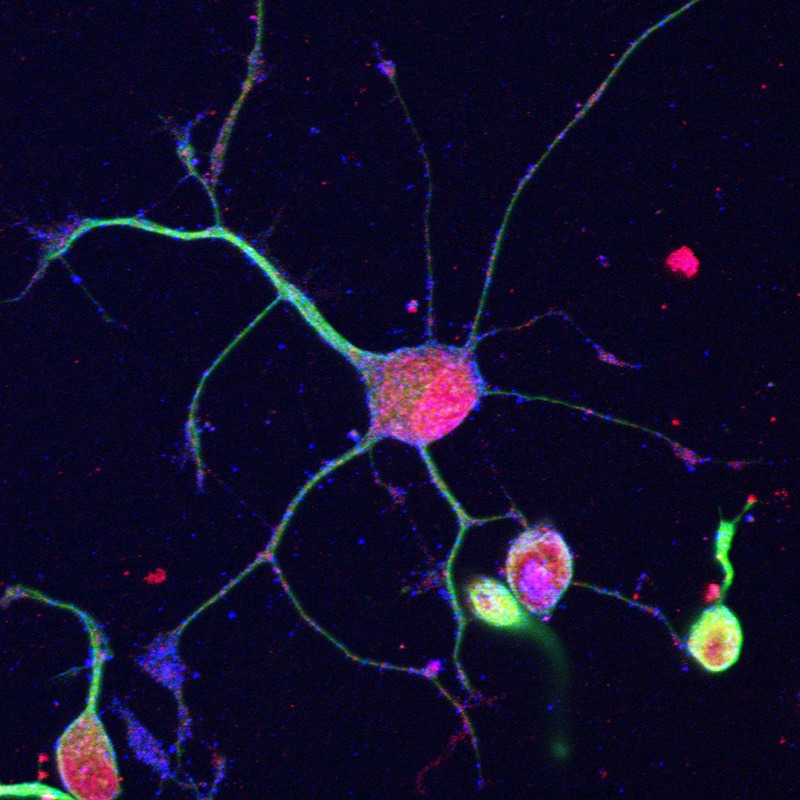
#> input picture Neuron.jpg, 800 x 800 px, found by its file name
$ jupyter execute morphological_operation.ipynb   (shell and % lines are left out)
#> lines starting #> are read from the running program, lines starting #| are printed output that depends on the picture; after the words box and inside, x2 and y2 are one past the last pixel; in counts of white or black regions, pixels touching at a corner belong together
<a href="https://colab.research.google.com/github/fatemeh-ict/image_processing/blob/main/morphological_operation.ipynb" target="_parent"></a>

[cell 1]
import numpy as np
import cv2
import matplotlib.pyplot as plt

[cell 2]
from google.colab.patches import cv2_imshow
import cv2
img = cv2.imread('/content/Neuron.jpg')
#> img is the input picture: shape (800, 800, 3); mean B, G, R 41.2, 13.6, 17.2
imgray=cv2.cvtColor(img,cv2.COLOR_BGR2GRAY)
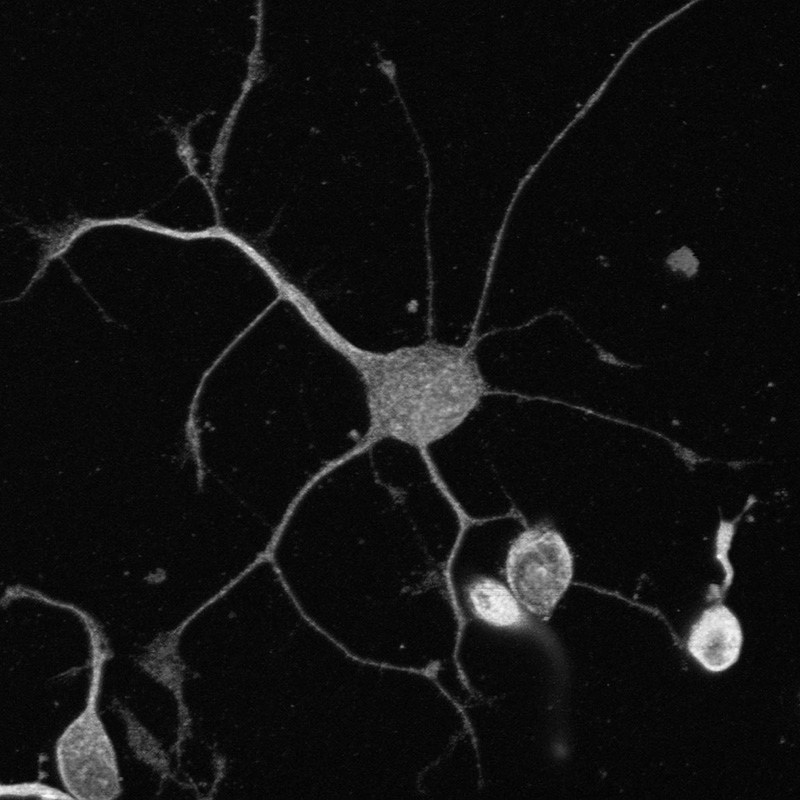
#> imgray: shape (800, 800); min 1, max 253, mean 17.8

_,mask=cv2.threshold(imgray,25,255,cv2.THRESH_BINARY)
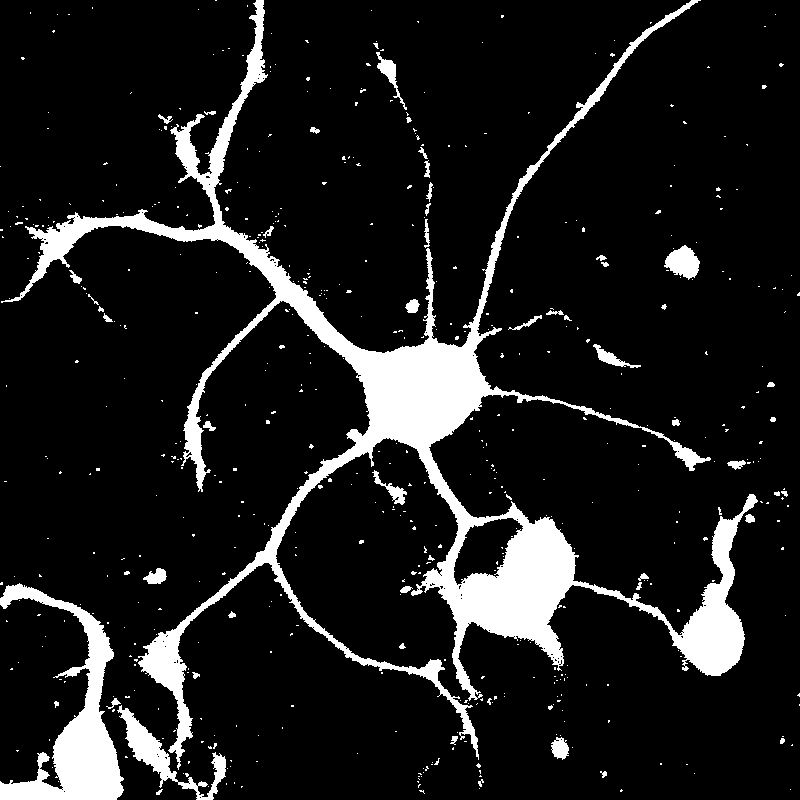
#> mask: shape (800, 800); 11.3% white; 568 white regions (516 under 20 px), largest, box (x1, y1, x2, y2) and area: (1, 0, 758, 770) 54898, (0, 583, 124, 800) 8942, (117, 705, 226, 800) 2227

plt.subplot(1,3,1)
plt.imshow(img,cmap='gray')
plt.title('original image')
plt.subplot(1,3,2)
plt.imshow(imgray,cmap='gray')
plt.title('gray image')
plt.subplot(1,3,3)
plt.imshow(mask,cmap='gray')
plt.title('mask')
plt.show()
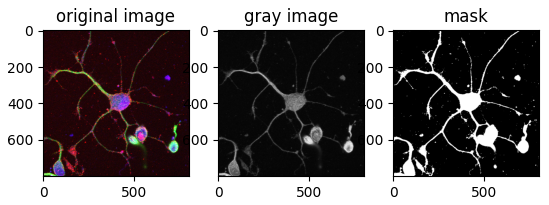
#> figure drawn by matplotlib, 3 panels; B, G, R data is drawn as R, G, B

erosion

[cell 3]
kernel=np.ones((3,3),np.uint8)
eroded_img=cv2.erode(mask,kernel,iterations=1)
#> eroded_img: shape (800, 800); 8.5% white; 163 white regions (139 under 20 px), largest, box (x1, y1, x2, y2) and area: (30, 0, 624, 756) 37114, (0, 585, 122, 800) 7687, (625, 514, 744, 675) 4889
eroded_img1=cv2.erode(mask,(5,5),iterations=1)
#> eroded_img1: shape (800, 800); 10.5% white; 360 white regions (322 under 20 px), largest, box (x1, y1, x2, y2) and area: (5, 0, 758, 770) 51351, (0, 584, 124, 800) 8580, (118, 706, 178, 788) 1491

plt.subplot(1,4,1)
plt.imshow(imgray,cmap='gray')
plt.title('gray image')
plt.subplot(1,4,2)
plt.imshow(mask,cmap='gray')
plt.title('mask')
plt.subplot(1,4,3)
plt.imshow(eroded_img,cmap='gray')
plt.title(' eroded_img')
plt.subplot(1,4,4)
plt.imshow(eroded_img1,cmap='gray')
plt.title(' eroded_img1')
plt.show()

dilation

[cell 4]
kernel=np.ones((3,3),np.uint8)
deliated_img=cv2.dilate(mask,kernel,iterations=1)
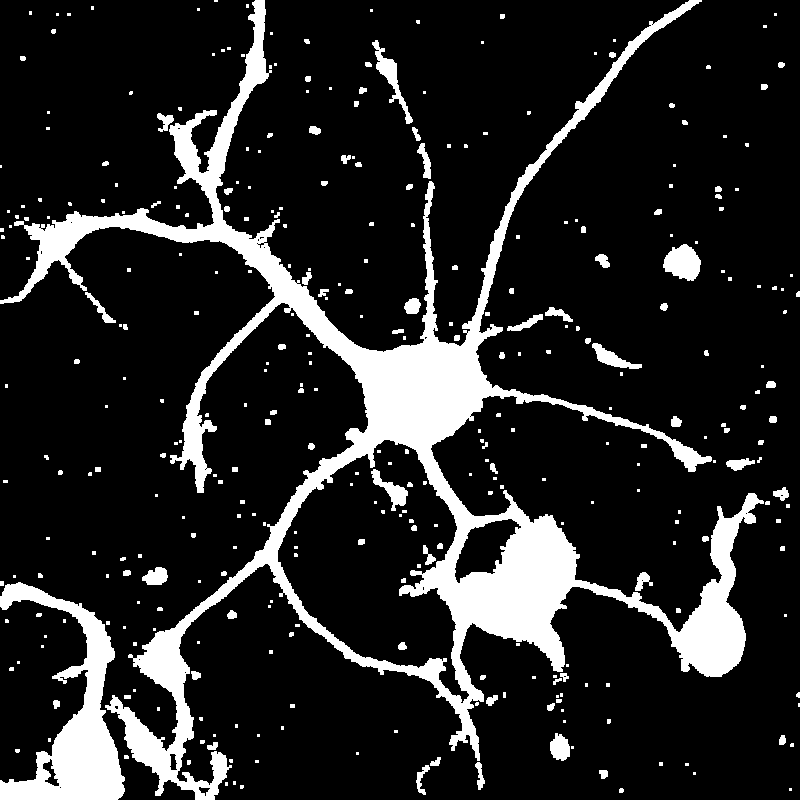
#> deliated_img: shape (800, 800); 14.7% white; 351 white regions (229 under 20 px), largest, box (x1, y1, x2, y2) and area: (0, 0, 764, 800) 71894, (0, 582, 125, 800) 10138, (663, 244, 701, 281) 977
eroded_img=cv2.erode(deliated_img,kernel,iterations=1)
#> eroded_img: shape (800, 800); 11.6% white; 416 white regions (373 under 20 px), largest, box (x1, y1, x2, y2) and area: (0, 0, 763, 800) 59348, (0, 583, 124, 800) 9065, (664, 245, 700, 280) 823


plt.subplot(1,4,1)
plt.imshow(imgray,cmap='gray')
plt.title('gray image')
plt.subplot(1,4,2)
plt.imshow(mask,cmap='gray')
plt.title('mask')
plt.subplot(1,4,3)
plt.imshow(deliated_img,cmap='gray')
plt.title(' deliated_img')
plt.subplot(1,4,4)
plt.imshow(eroded_img,cmap='gray')
plt.title(' eroded_img')
plt.show()

closing

[cell 5]
img1 = cv2.imread('/content/cells_threshold.png')
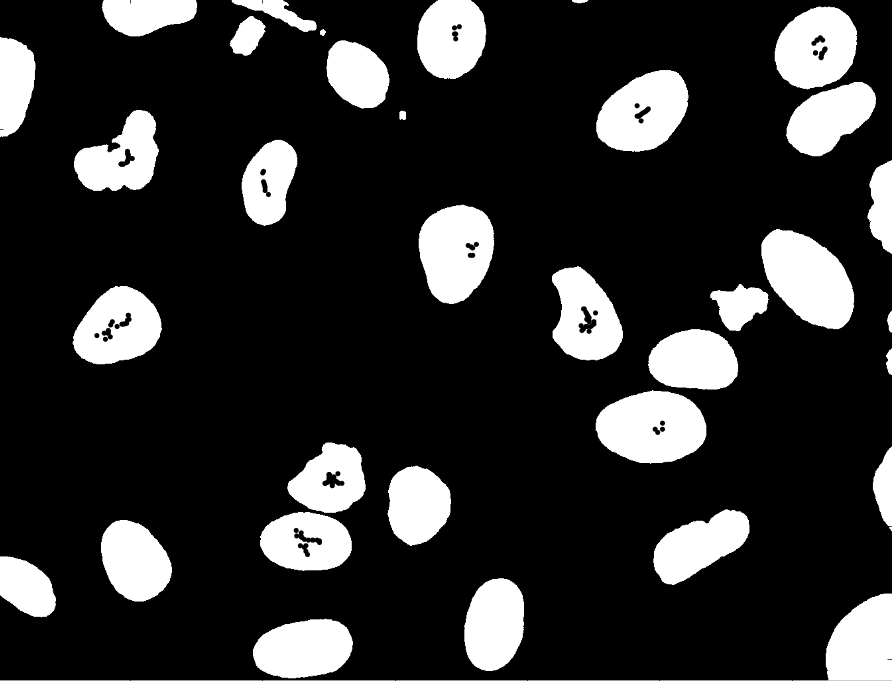
#> input picture cells_threshold.png, 892 x 681 px, found by its file name
#> img1 is the input picture: shape (681, 892, 3); min 0, max 255, mean 46.2
imgray1=cv2.cvtColor(img1,cv2.COLOR_BGR2GRAY)

_,mask1=cv2.threshold(imgray1,25,255,cv2.THRESH_BINARY)
#> mask1: shape (681, 892); 18.6% white; 34 white regions, largest, box (x1, y1, x2, y2) and area: (761, 229, 854, 329) 6366, (595, 390, 707, 464) 6266, (418, 204, 494, 304) 5768

[cell 6]
kernel=np.ones((3,3),np.uint8)
closed_img=cv2.morphologyEx(mask1,cv2.MORPH_CLOSE,kernel)
#> closed_img: shape (681, 892); 18.6% white; 32 white regions, largest, box (x1, y1, x2, y2) and area: (0, 593, 892, 681) 10372, (260, 442, 366, 571) 7947, (761, 229, 854, 329) 6366

kernel2=np.ones((5,5),np.uint8)
closed_img2=cv2.morphologyEx(mask1,cv2.MORPH_CLOSE,kernel2)
#> closed_img2: shape (681, 892); 18.8% white; 31 white regions, largest, box (x1, y1, x2, y2) and area: (0, 593, 892, 681) 10441, (774, 6, 876, 157) 9660, (260, 442, 366, 571) 8261

plt.subplot(1,4,1)
plt.imshow(imgray1,cmap='gray')
plt.title('gray image')
plt.subplot(1,4,2)
plt.imshow(mask1,cmap='gray')
plt.title('mask')
plt.subplot(1,4,3)
plt.imshow(closed_img,cmap='gray')
plt.title(' closed_img')
plt.subplot(1,4,4)
plt.imshow(closed_img2,cmap='gray')
plt.title(' closed_img2')
plt.show()

opening

[cell 7]
kernel=np.ones((9,9),np.uint8)
opened_img=cv2.morphologyEx(mask1,cv2.MORPH_OPEN,kernel)
#> opened_img: shape (681, 892); 18.2% white; 30 white regions, largest, box (x1, y1, x2, y2) and area: (761, 230, 854, 329) 6362, (596, 391, 707, 463) 6225, (418, 205, 494, 304) 5723

kernel2=np.ones((25,25),np.uint8)
opened_img2=cv2.morphologyEx(mask1,cv2.MORPH_OPEN,kernel2)
#> opened_img2: shape (681, 892); 14.9% white; 33 white regions, largest, box (x1, y1, x2, y2) and area: (763, 232, 853, 326) 6213, (599, 392, 704, 463) 6076, (420, 207, 489, 301) 5107

plt.subplot(1,4,1)
plt.imshow(imgray1,cmap='gray')
plt.title('gray image')
plt.subplot(1,4,2)
plt.imshow(mask1,cmap='gray')
plt.title('mask')
plt.subplot(1,4,3)
plt.imshow(opened_img,cmap='gray')
plt.title(' opened_img')
plt.subplot(1,4,4)
plt.imshow(opened_img2,cmap='gray')
plt.title(' opened_img2')
plt.show()

Gradient

[cell 8]
kernel=np.ones((5,5),np.uint8)
gradient=cv2.morphologyEx(mask1,cv2.MORPH_GRADIENT,kernel)
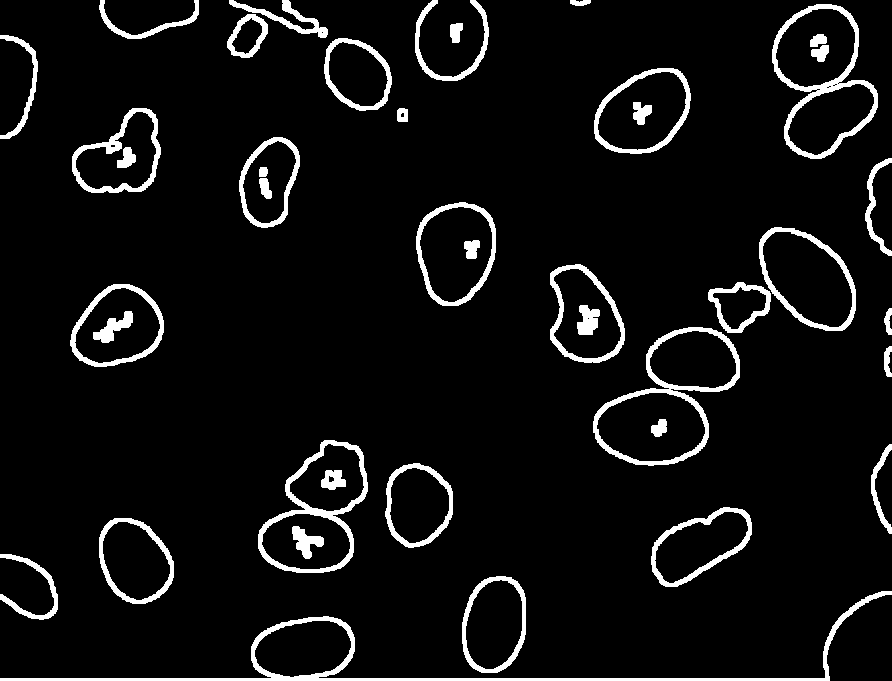
#> gradient: shape (681, 892); 6.4% white; 42 white regions, largest, box (x1, y1, x2, y2) and area: (0, 591, 892, 681) 4319, (593, 327, 740, 466) 2704, (772, 4, 878, 159) 2663

plt.subplot(1,2,1)
plt.imshow(mask1,cmap='gray')
plt.title('mask1')
plt.subplot(1,2,2)
plt.imshow(gradient,cmap='gray')
plt.title('gradient')

[cell 9]
kernel2 = np.ones((5,5), np.uint8)
delated_img = cv2.dilate(mask1, kernel2, iterations=1)
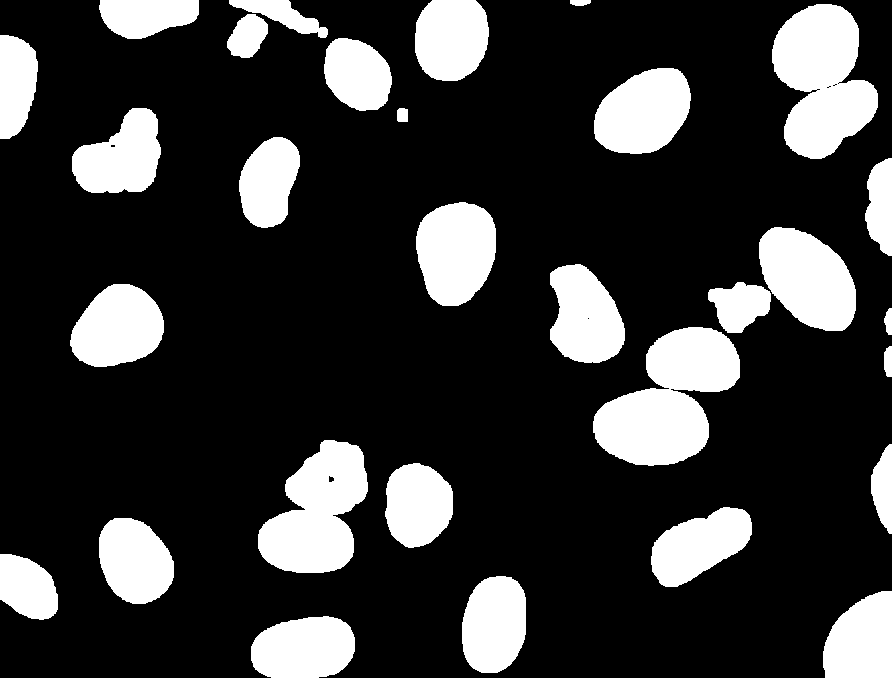
#> delated_img: shape (681, 892); 21.8% white; 29 white regions, largest, box (x1, y1, x2, y2) and area: (0, 591, 892, 681) 12879, (593, 327, 740, 466) 12106, (772, 4, 878, 159) 11004
subtract_img = delated_img - mask1
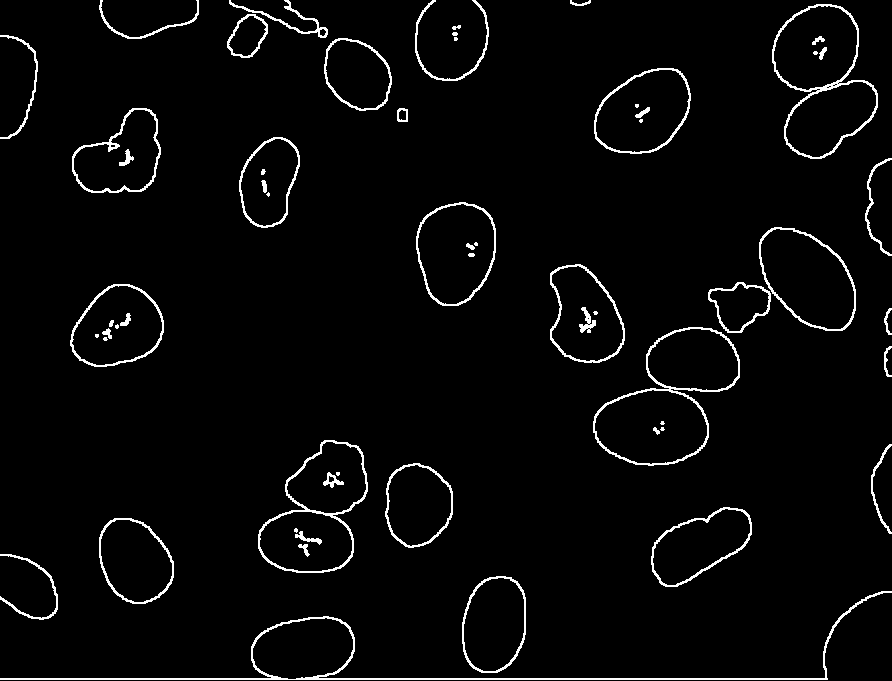
#> subtract_img: shape (681, 892); 3.3% white in thin lines or dots


plt.subplot(1,3,1)
plt.imshow(mask1,cmap='gray')
plt.title('mask1')
plt.subplot(1,3,2)
plt.imshow(subtract_img,cmap='gray')
plt.title('subtract_img')
plt.subplot(1,3,3)
plt.imshow(delated_img,cmap='gray')
plt.title('delated_img')
